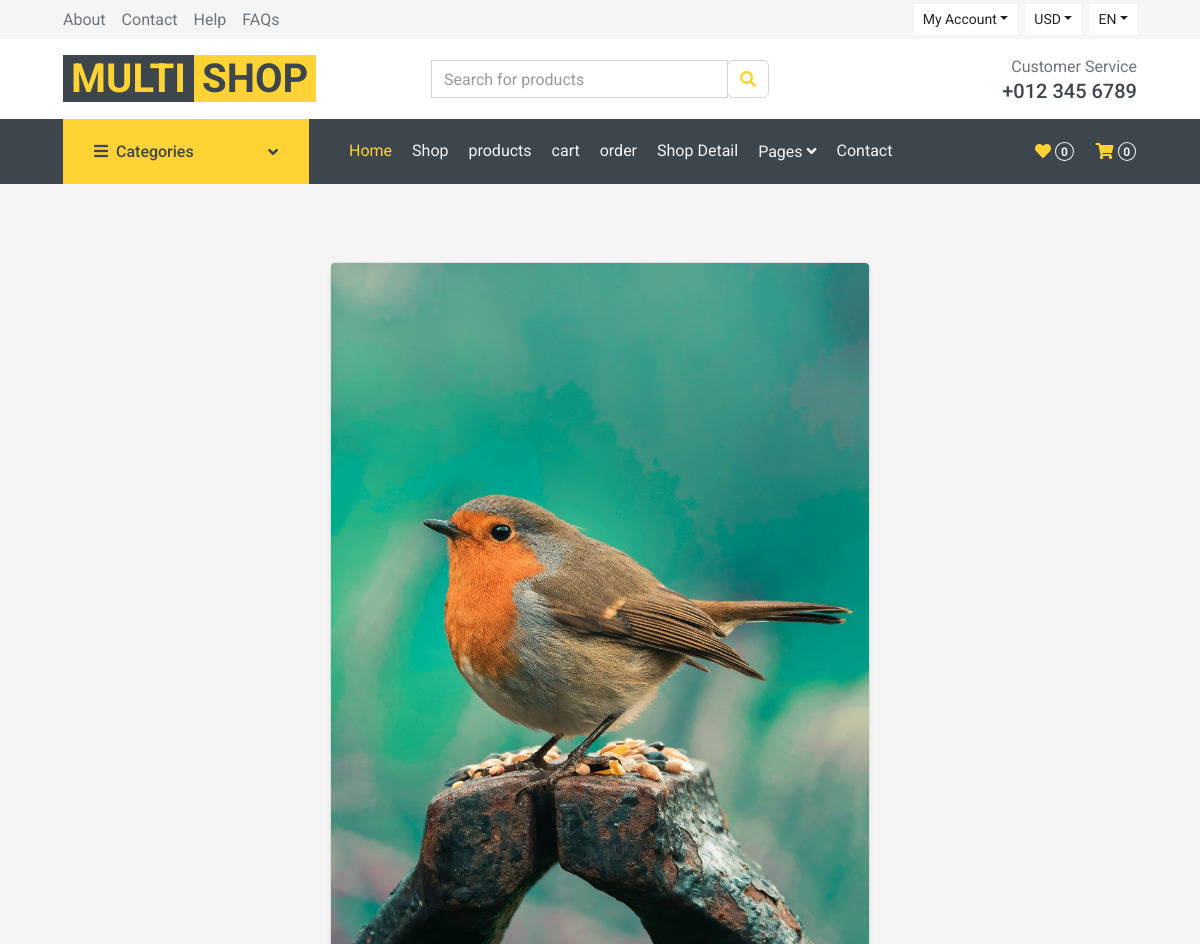
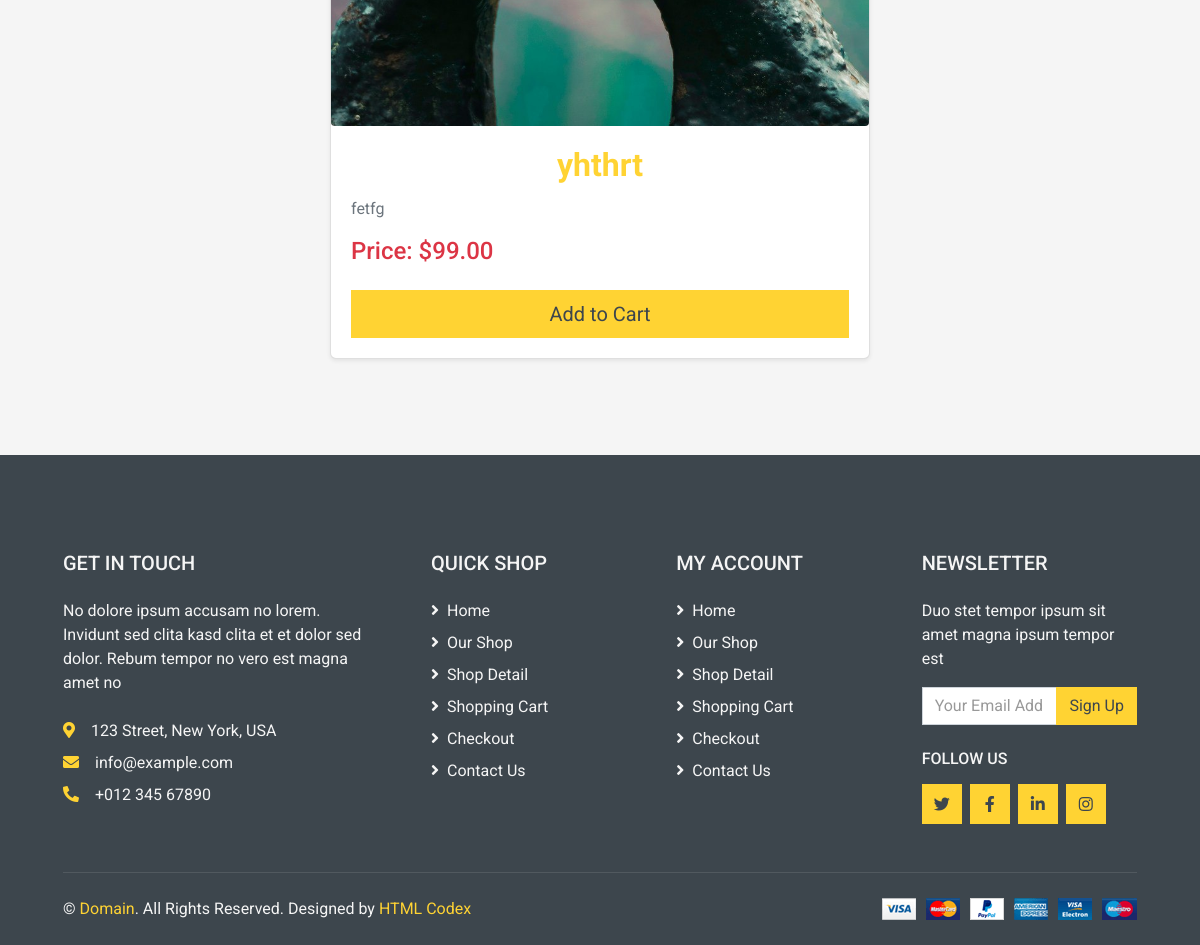
/home4/, run on the app's committed database (2 pictures, top to bottom).
### products/models.py (models this page shows, shortened)
class Product(models.Model):
    name = models.CharField(max_length=255)
    description = models.TextField()
    price = models.DecimalField(max_digits=10, decimal_places=2)
    stock = models.IntegerField()
    image = models.ImageField(upload_to='products/')
    created_at = models.DateTimeField(auto_now_add=True)
    updated_at = models.DateTimeField(auto_now=True)

### products/views.py (the view)
# urls.py: path('<int:pk>/', views.product_detail, name='product_detail'),
def product_detail(request, pk):
    product = Product.objects.get(pk=pk)
    return render(request, 'products/product_detail.html', {'product': product})

### products/templates/products/product_detail.html (shortened to what this page needs)
{% extends 'base.html' %}
{% block content %}
{% load static %}
<div class="container py-5">
    <div class="row justify-content-center">
        <div class="col-md-6">
            <div class="card shadow-sm">
                <img src="{{ product.image.url }}"  width="200px" height="200px" class="card-img-top img-fluid rounded" alt="{{ product.name }}">
                <div class="card-body">
                    <h2 class="card-title text-center text-primary">{{ product.name }}</h2>
                    <p class="card-text text-muted">{{ product.description }}</p>
                    <p class="h4 text-danger">Price: ${{ product.price }}</p>
                    <div class="d-grid mt-4">
                        <a href="{% url 'add_to_cart' product.id %}" class="btn btn-primary btn-lg">
                             Add to Cart
                        </a>
                    </div>
                </div>
            </div>
        </div>
    </div>
</div>
{% endblock %}

### data on the page
Product: image (picture), name "yhthrt", description "fetfg", price "99.00"
